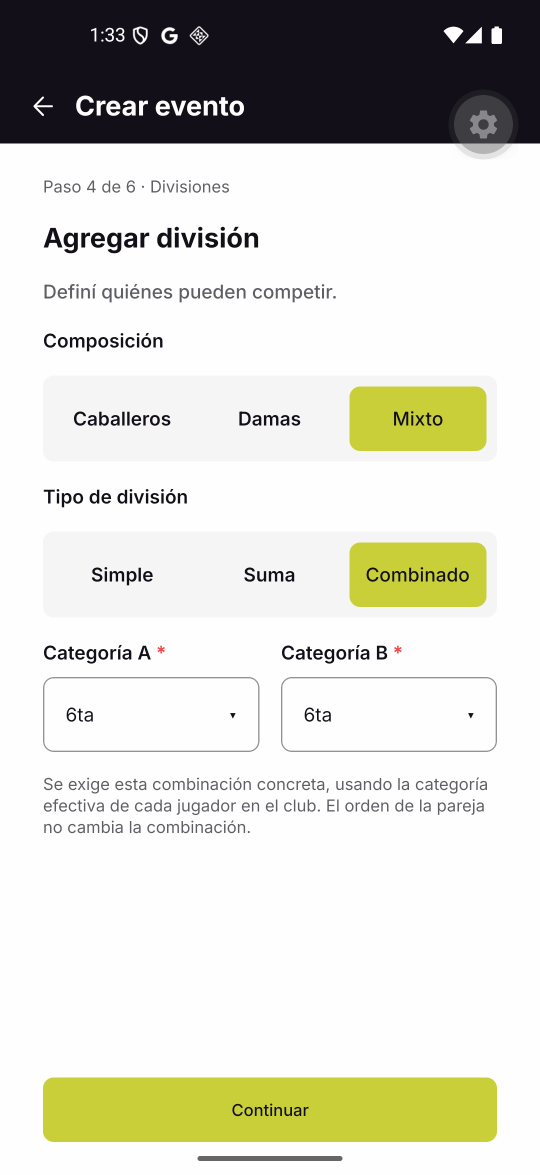
#> input picture docs/visual-validation/KAN-78/android/a1-04-step4-combinado-6ta-6ta.png, 1080 x 2349 px, found by its file name (shown at 1/2 size)
$ python figma-compare.py
#> lines starting #> are read from the running program, lines starting #| are printed output that depends on the picture
from PIL import Image, ImageChops, ImageDraw, ImageOps
import os, json
F='/workspace/kan78/repos/padelcheck-fe/docs/visual-validation/KAN-78/figma/'
pairs=[('a1-04-step4-combinado-6ta-6ta','3088-32245_step4-combinado-incomplete'),('a7-01-suma-17-invalid','3088-32497_step4-suma-invalid'),
('a1-06-step5','3088-32724_step5-with'),('a1-07-step6-one','3088-33532_step6-one'),('a1-09-step6-two-limit','3088-33626_step6-multi'),
('a6-08-back-during-creating','3088-33952_step6-creating'),('a2-01-lost-response-error','3088-34054_step6-error'),('a1-11-success','3090-33794_success'),
('a1-13-hub-categorias','3089-32762_hub-multi'),('a5-06-hub-short','3089-33033_hub-one'),('a5-01-hub-all-cancelled','3089-33229_hub-empty'),
('a5-04-ptr-error-keeps-data','3089-33580_hub-error'),('a3-01-hub-limit-admin','2309-9285_limit-hub'),('a3-02-step4-simple-batch-over-limit','2309-9274_limit-step4'),
('a4-01-edit','3088-33060_edit'),('a4-04-saved','3089-33758_hub-edit-saved'),('a4-07-cancel-dialog','3089-33014_cancel-confirm'),
('a4-08-cancel-busy','3089-34272_cancel-busy'),('a4-09-cancelled','3089-33962_hub-cancelled')]
os.makedirs('compare',exist_ok=True); out=[]
for a,f in pairs:
    an=Image.open('shots/'+a+'.png').convert('RGB').resize((402,874),Image.LANCZOS)
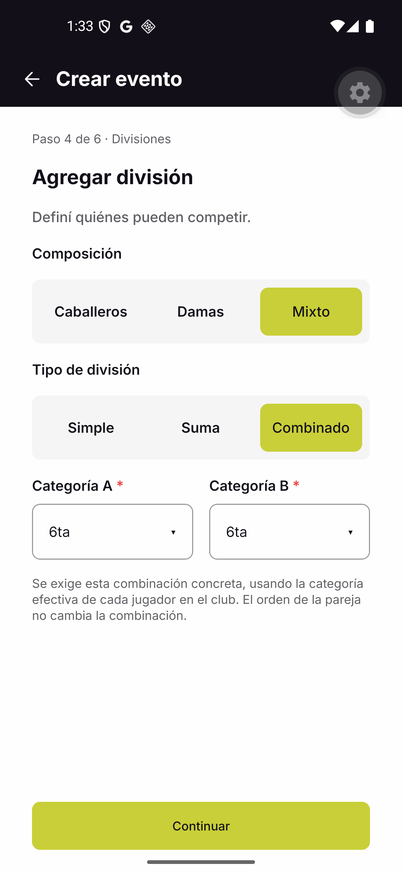
#> an: PIL image 402x874 RGB; mean R, G, B 217, 217, 207.4
#> (the run stopped early here; a loop or call above may not have finished)

$ run again, with docs/visual-validation/KAN-78/android/a1-01-step1.png copied over docs/visual-validation/KAN-78/android/a1-04-step4-combinado-6ta-6ta.png
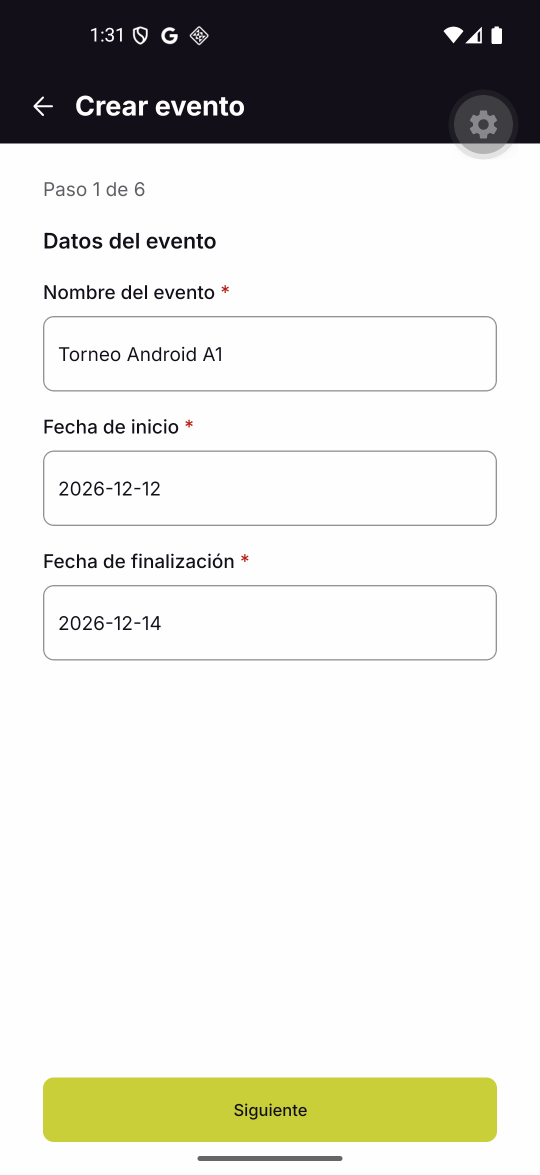
#> input picture docs/visual-validation/KAN-78/android/a1-01-step1.png, 1080 x 2349 px, found by its file name (shown at 1/2 size)
#> `an=Image.open('shots/'+a+'.png').convert('RGB').resize((402,874),Image..`:
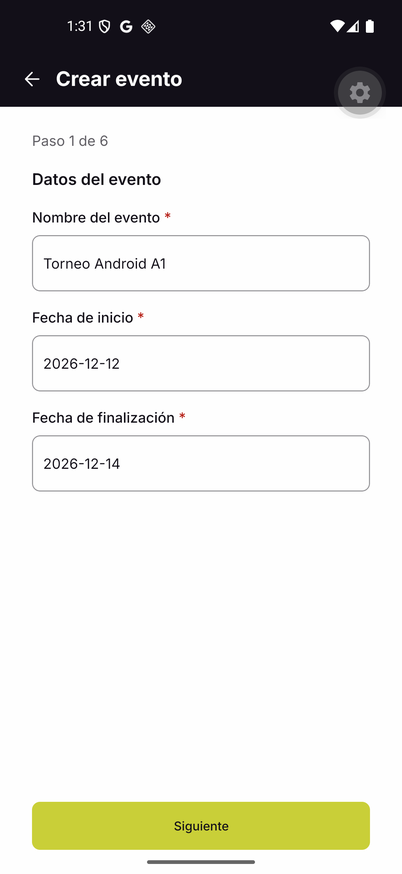
#> an: PIL image 402x874 RGB; mean R, G, B 220.9, 220.7, 215

$ run again, with docs/visual-validation/KAN-78/android/a1-02-step2.png copied over docs/visual-validation/KAN-78/android/a1-04-step4-combinado-6ta-6ta.png
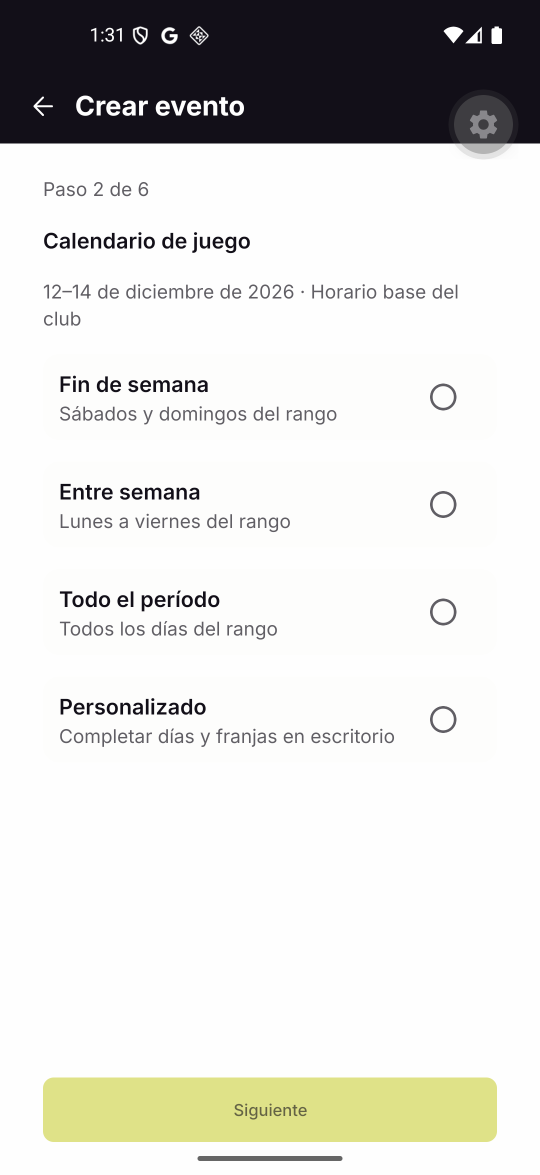
#> input picture docs/visual-validation/KAN-78/android/a1-02-step2.png, 1080 x 2349 px, found by its file name (shown at 1/2 size)
#> `an=Image.open('shots/'+a+'.png').convert('RGB').resize((402,874),Image..`:
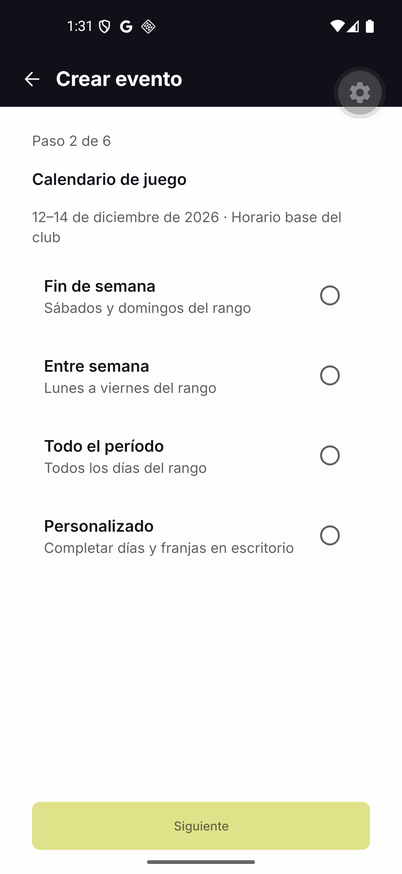
#> an: PIL image 402x874 RGB; mean R, G, B 220.8, 220.5, 217.4

$ run again, with docs/visual-validation/KAN-78/android/a1-03-step4.png copied over docs/visual-validation/KAN-78/android/a1-04-step4-combinado-6ta-6ta.png
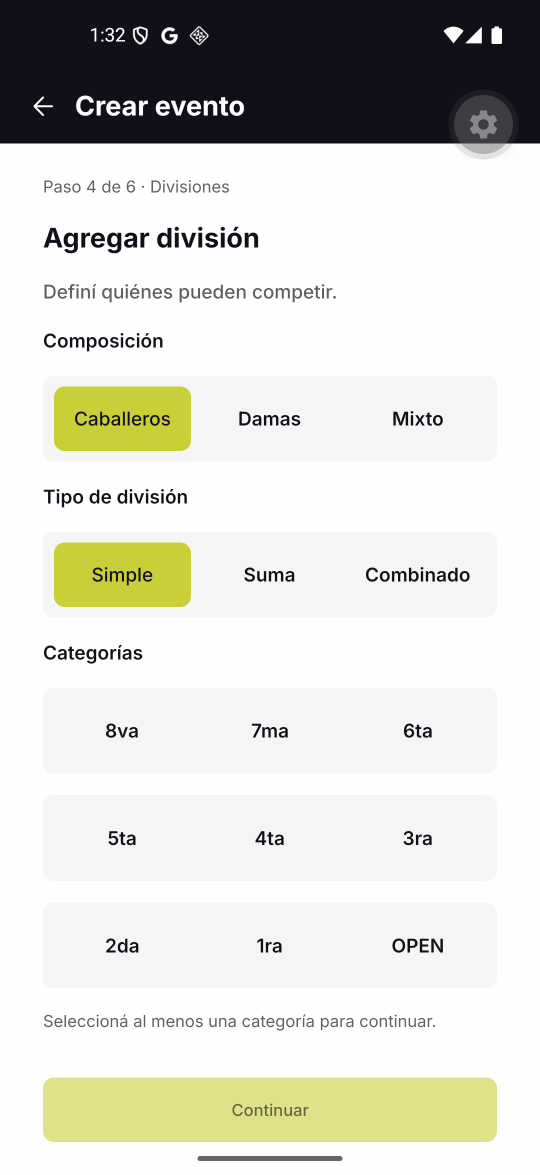
#> input picture docs/visual-validation/KAN-78/android/a1-03-step4.png, 1080 x 2349 px, found by its file name (shown at 1/2 size)
#> `an=Image.open('shots/'+a+'.png').convert('RGB').resize((402,874),Image..`:
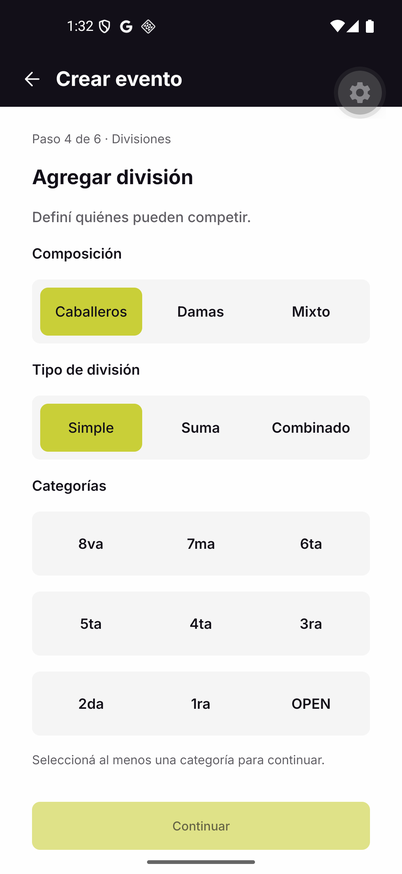
#> an: PIL image 402x874 RGB; mean R, G, B 217, 216.9, 210
